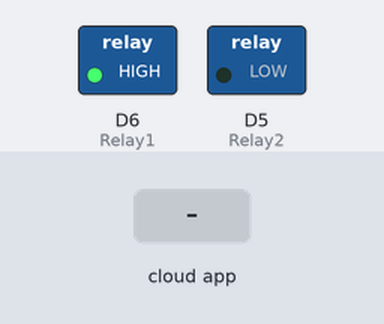
The sketch below on a simulated ESP8266 (NodeMCU). On the bench: switched loads named in the sketch (green lamp = pin HIGH). The inputs (shaded band) are chosen by the test bench. WiFi joins after 1.5 s; servers stay silent unless stated; no MQTT or app messages arrive unless stated; what the sketch prints to the serial monitor is not drawn.

Above: at 2.7 s.
2.8 s: the phone or cloud app sets Relay1 to 0
At 3.9 s:
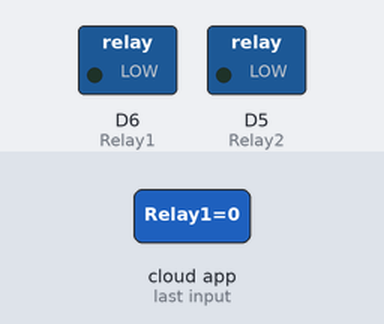
4.3 s: the phone or cloud app sets Relay2 to 1
At 4.9 s:
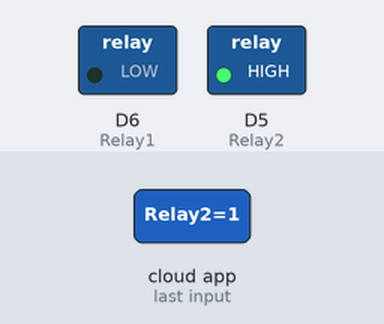
5.8 s: the phone or cloud app sets Relay1 to 1
At 6.6 s:
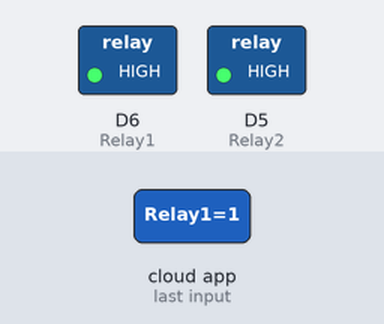
7.3 s: the phone or cloud app sets Relay2 to 0
At 8.7 s:
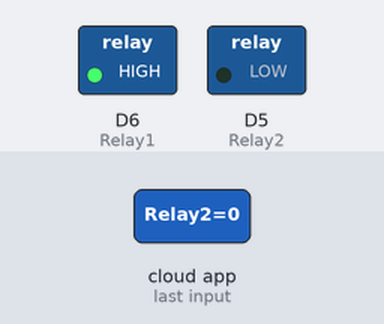
Timing chart, 0 to 9.8 s (numbered marks = the images above; inputs shaded):
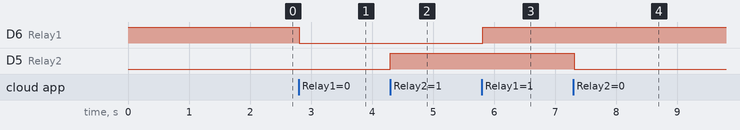

The sketch:

GoogleAssitance_Automation_.ino
```cpp
#include <ESP8266WiFi.h>
#include "Adafruit_MQTT.h"
#include "Adafruit_MQTT_Client.h"

#define Relay1            D6
#define Relay2            D5


#define WLAN_SSID       "Galaxy M208FBF"
#define WLAN_PASS       "ofhy3485"


#define AIO_SERVER      "io.adafruit.com"
#define AIO_SERVERPORT  1883
#define AIO_USERNAME    "PranavSundriyal"
#define AIO_KEY         "aio_OtQJ64M3QYU6iUeLpvcE3mEs5duX"


WiFiClient client;

Adafruit_MQTT_Client mqtt(&client, AIO_SERVER, AIO_SERVERPORT, AIO_USERNAME, AIO_KEY);


Adafruit_MQTT_Subscribe Light1 = Adafruit_MQTT_Subscribe(&mqtt, AIO_USERNAME"/feeds/Relay1");
Adafruit_MQTT_Subscribe Light2 = Adafruit_MQTT_Subscribe(&mqtt, AIO_USERNAME "/feeds/Relay2");


void MQTT_connect();

void setup() {
  Serial.begin(115200);

  pinMode(Relay1, OUTPUT);
  digitalWrite(Relay1, HIGH);
  pinMode(Relay2, OUTPUT);


  Serial.println(); Serial.println();
  Serial.print("Connecting to ");
  Serial.println(WLAN_SSID);

  WiFi.begin(WLAN_SSID, WLAN_PASS);
  while (WiFi.status() != WL_CONNECTED) {
    delay(500);
    Serial.print(".");
  }
  Serial.println();

  Serial.println("WiFi connected");
  Serial.println("IP address: ");
  Serial.println(WiFi.localIP());


  mqtt.subscribe(&Light1);
  mqtt.subscribe(&Light2);
}

void loop() {

  MQTT_connect();


  Adafruit_MQTT_Subscribe *subscription;
  while ((subscription = mqtt.readSubscription(20000))) {
    if (subscription == &Light1) {
      Serial.print(F("Got: "));
      Serial.println((char *)Light1.lastread);
      int Light1_State = atoi((char *)Light1.lastread);
      digitalWrite(Relay1, Light1_State);

    }
    if (subscription == &Light2) {
      Serial.print(F("Got: "));
      Serial.println((char *)Light2.lastread);
      int Light2_State = atoi((char *)Light2.lastread);
      digitalWrite(Relay2, Light2_State);
    }

  }


}

void MQTT_connect() {
  int8_t ret;


  if (mqtt.connected()) {
    return;
  }

  Serial.print("Connecting to MQTT... ");

  uint8_t retries = 3;

  while ((ret = mqtt.connect()) != 0) {
    Serial.println(mqtt.connectErrorString(ret));
    Serial.println("Retrying MQTT connection in 5 seconds...");
    mqtt.disconnect();
    delay(5000);  // wait 5 seconds
    retries--;
    if (retries == 0) {

      while (1);
    }
  }
  Serial.println("MQTT Connected!");

}
```

Measured:
- after the input at 2.8 s, D6 (Relay1): HIGH → LOW at once
- after the input at 4.3 s, D5 (Relay2): LOW → HIGH at once
- after the input at 5.8 s, D6 (Relay1): LOW → HIGH at once
- after the input at 7.3 s, D5 (Relay2): HIGH → LOW at once
